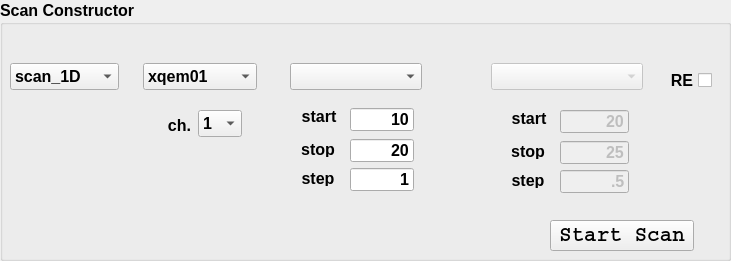
              <widget class="QGroupBox" name="groupBox_2">
               <property name="geometry">
                <rect>
                 <x>540</x>
                 <y>530</y>
                 <width>731</width>
                 <height>261</height>
                </rect>
               </property>
               <property name="font">
                <font>
                 <pointsize>12</pointsize>
                 <weight>75</weight>
                 <bold>true</bold>
                </font>
               </property>
               <property name="title">
                <string>Scan Constructor</string>
               </property>
               <widget class="QPushButton" name="pushButton_startscan">
                <property name="geometry">
                 <rect>
                  <x>550</x>
                  <y>220</y>
                  <width>144</width>
                  <height>31</height>
                 </rect>
                </property>
                <property name="font">
                 <font>
                  <family>Courier</family>
                  <pointsize>16</pointsize>
                  <weight>75</weight>
                  <bold>true</bold>
                 </font>
                </property>
                <property name="text">
                 <string>Start Scan</string>
                </property>
               </widget>
               <widget class="QCheckBox" name="checkBox_re">
                <property name="geometry">
                 <rect>
                  <x>670</x>
                  <y>70</y>
                  <width>42</width>
                  <height>20</height>
                 </rect>
                </property>
                <property name="font">
                 <font>
                  <weight>75</weight>
                  <bold>true</bold>
                 </font>
                </property>
                <property name="statusTip">
                 <string>run engine option</string>
                </property>
                <property name="whatsThis">
                 <string>select run engine</string>
                </property>
                <property name="layoutDirection">
                 <enum>Qt::RightToLeft</enum>
                </property>
                <property name="text">
                 <string>RE</string>
                </property>
               </widget>
               <widget class="QLabel" name="step_lbl_2">
                <property name="geometry">
                 <rect>
                  <x>501</x>
                  <y>172</y>
                  <width>54</width>
                  <height>16</height>
                 </rect>
                </property>
                <property name="text">
                 <string>step</string>
                </property>
                <property name="alignment">
                 <set>Qt::AlignCenter</set>
                </property>
               </widget>
               <widget class="QLabel" name="step_lbl">
                <property name="geometry">
                 <rect>
                  <x>290</x>
                  <y>170</y>
                  <width>56</width>
                  <height>16</height>
                 </rect>
                </property>
                <property name="text">
                 <string>step</string>
                </property>
                <property name="alignment">
                 <set>Qt::AlignCenter</set>
                </property>
               </widget>
               <widget class="QLabel" name="ch_lbl">
                <property name="geometry">
                 <rect>
                  <x>160</x>
                  <y>114</y>
                  <width>39</width>
                  <height>22</height>
                 </rect>
                </property>
                <property name="text">
                 <string>ch.</string>
                </property>
                <property name="alignment">
                 <set>Qt::AlignCenter</set>
                </property>
               </widget>
               <widget class="QLabel" name="stop_lbl">
                <property name="geometry">
                 <rect>
                  <x>290</x>
                  <y>141</y>
                  <width>56</width>
                  <height>16</height>
                 </rect>
                </property>
                <property name="text">
                 <string>stop</string>
                </property>
                <property name="alignment">
                 <set>Qt::AlignCenter</set>
                </property>
               </widget>
               <widget class="QLineEdit" name="lineEdit_start_2">
                <property name="enabled">
                 <bool>false</bool>
                </property>
                <property name="geometry">
                 <rect>
                  <x>560</x>
                  <y>110</y>
                  <width>69</width>
                  <height>23</height>
                 </rect>
                </property>
                <property name="text">
                 <string>20</string>
                </property>
                <property name="alignment">
                 <set>Qt::AlignRight|Qt::AlignTrailing|Qt::AlignVCenter</set>
                </property>
               </widget>
               <widget class="QLineEdit" name="lineEdit_stop_2">
                <property name="enabled">
                 <bool>false</bool>
                </property>
                <property name="geometry">
                 <rect>
                  <x>560</x>
                  <y>141</y>
                  <width>69</width>
                  <height>23</height>
                 </rect>
                </property>
                <property name="text">
                 <string>25</string>
                </property>
                <property name="alignment">
                 <set>Qt::AlignRight|Qt::AlignTrailing|Qt::AlignVCenter</set>
                </property>
               </widget>
               <widget class="QLabel" name="start_lbl_2">
                <property name="geometry">
                 <rect>
                  <x>501</x>
                  <y>110</y>
                  <width>56</width>
                  <height>16</height>
                 </rect>
                </property>
                <property name="text">
                 <string>start</string>
                </property>
                <property name="alignment">
                 <set>Qt::AlignCenter</set>
                </property>
               </widget>
               <widget class="QComboBox" name="comboBox_motor_2">
                <property name="enabled">
                 <bool>false</bool>
                </property>
                <property name="geometry">
                 <rect>
                  <x>491</x>
                  <y>63</y>
                  <width>152</width>
                  <height>27</height>
                 </rect>
                </property>
                <property name="font">
                 <font>
                  <weight>75</weight>
                  <bold>true</bold>
                 </font>
                </property>
               </widget>
               <widget class="QLabel" name="start_lbl">
                <property name="geometry">
                 <rect>
                  <x>290</x>
                  <y>108</y>
                  <width>58</width>
                  <height>16</height>
                 </rect>
                </property>
                <property name="text">
                 <string>start</string>
                </property>
                <property name="alignment">
                 <set>Qt::AlignCenter</set>
                </property>
               </widget>
               <widget class="QComboBox" name="comboBox_scan">
                <property name="geometry">
                 <rect>
                  <x>10</x>
                  <y>63</y>
                  <width>109</width>
                  <height>27</height>
                 </rect>
                </property>
                <property name="font">
                 <font>
                  <weight>75</weight>
                  <bold>true</bold>
                 </font>
                </property>
                <item>
                 <property name="text">
                  <string>scan_1D</string>
                 </property>
                </item>
                <item>
                 <property name="text">
                  <string>scan_multi_1D</string>
                 </property>
                </item>
                <item>
                 <property name="text">
                  <string>scan_2D</string>
                 </property>
                </item>
                <item>
                 <property name="text">
                  <string>count</string>
                 </property>
                </item>
               </widget>
               <widget class="QComboBox" name="comboBox_detector">
                <property name="geometry">
                 <rect>
                  <x>143</x>
                  <y>63</y>
                  <width>114</width>
                  <height>27</height>
                 </rect>
                </property>
                <property name="font">
                 <font>
                  <weight>75</weight>
                  <bold>true</bold>
                 </font>
                </property>
                <item>
                 <property name="text">
                  <string>xqem01</string>
                 </property>
                </item>
                <item>
                 <property name="text">
                  <string>qem01</string>
                 </property>
                </item>
                <item>
                 <property name="text">
                  <string>qem02</string>
                 </property>
                </item>
                <item>
                 <property name="text">
                  <string>qem03</string>
                 </property>
                </item>
                <item>
                 <property name="text">
                  <string>qem04</string>
                 </property>
                </item>
                <item>
                 <property name="text">
                  <string>qem05</string>
                 </property>
                </item>
                <item>
                 <property name="text">
                  <string>qem06</string>
                 </property>
                </item>
                <item>
                 <property name="text">
                  <string>qem07</string>
                 </property>
                </item>
                <item>
                 <property name="text">
                  <string>qem08</string>
                 </property>
                </item>
                <item>
                 <property name="text">
                  <string>qem10</string>
                 </property>
                </item>
                <item>
                 <property name="text">
                  <string>qem12</string>
                 </property>
                </item>
                <item>
                 <property name="text">
                  <string>qem13</string>
                 </property>
                </item>
                <item>
                 <property name="text">
                  <string>qem15</string>
                 </property>
                </item>
                <item>
                 <property name="text">
                  <string>qem16</string>
                 </property>
                </item>
               </widget>
               <widget class="QLineEdit" name="lineEdit_step_2">
                <property name="enabled">
                 <bool>false</bool>
                </property>
                <property name="geometry">
                 <rect>
                  <x>560</x>
                  <y>170</y>
                  <width>69</width>
                  <height>23</height>
                 </rect>
                </property>
                <property name="text">
                 <string>.5</string>
                </property>
                <property name="alignment">
                 <set>Qt::AlignRight|Qt::AlignTrailing|Qt::AlignVCenter</set>
                </property>
               </widget>
               <widget class="QComboBox" name="comboBox_motor">
                <property name="geometry">
                 <rect>
                  <x>290</x>
                  <y>63</y>
                  <width>132</width>
                  <height>27</height>
                 </rect>
                </property>
                <property name="font">
                 <font>
                  <weight>75</weight>
                  <bold>true</bold>
                 </font>
                </property>
               </widget>
               <widget class="QComboBox" name="comboBox_ch">
                <property name="geometry">
                 <rect>
                  <x>198</x>
                  <y>110</y>
                  <width>44</width>
                  <height>27</height>
                 </rect>
                </property>
                <item>
                 <property name="text">
                  <string>1</string>
                 </property>
                </item>
                <item>
                 <property name="text">
                  <string>2</string>
                 </property>
                </item>
                <item>
                 <property name="text">
                  <string>3</string>
                 </property>
                </item>
                <item>
                 <property name="text">
                  <string>4</string>
                 </property>
                </item>
               </widget>
               <widget class="QLabel" name="stop_lbl_2">
                <property name="geometry">
                 <rect>
                  <x>501</x>
                  <y>143</y>
                  <width>54</width>
                  <height>16</height>
                 </rect>
                </property>
                <property name="text">
                 <string>stop</string>
                </property>
                <property name="alignment">
                 <set>Qt::AlignCenter</set>
                </property>
               </widget>
               <widget class="QLineEdit" name="lineEdit_start">
                <property name="geometry">
                 <rect>
                  <x>350</x>
                  <y>108</y>
                  <width>64</width>
                  <height>23</height>
                 </rect>
                </property>
                <property name="text">
                 <string>10</string>
                </property>
                <property name="alignment">
                 <set>Qt::AlignRight|Qt::AlignTrailing|Qt::AlignVCenter</set>
                </property>
               </widget>
               <widget class="QLineEdit" name="lineEdit_stop">
                <property name="geometry">
                 <rect>
                  <x>350</x>
                  <y>139</y>
                  <width>64</width>
                  <height>23</height>
                 </rect>
                </property>
                <property name="text">
                 <string>20</string>
                </property>
                <property name="alignment">
                 <set>Qt::AlignRight|Qt::AlignTrailing|Qt::AlignVCenter</set>
                </property>
               </widget>
               <widget class="QLineEdit" name="lineEdit_step">
                <property name="geometry">
                 <rect>
                  <x>350</x>
                  <y>168</y>
                  <width>64</width>
                  <height>23</height>
                 </rect>
                </property>
                <property name="text">
                 <string>1</string>
                </property>
                <property name="alignment">
                 <set>Qt::AlignRight|Qt::AlignTrailing|Qt::AlignVCenter</set>
                </property>
               </widget>
              </widget>
